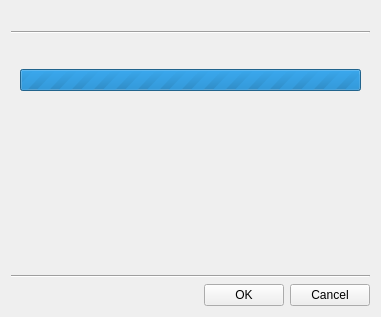
<?xml version="1.0" encoding="UTF-8"?>
<ui version="4.0">
 <class>Progress</class>
 <widget class="QWidget" name="Progress">
  <property name="geometry">
   <rect>
    <x>0</x>
    <y>0</y>
    <width>381</width>
    <height>317</height>
   </rect>
  </property>
  <property name="windowTitle">
   <string>LifeStuff</string>
  </property>
  <layout class="QVBoxLayout" name="verticalLayout_2">
   <item>
    <layout class="QHBoxLayout" name="horizontalLayout_2">
     <item>
      <widget class="QLabel" name="label_2">
       <property name="text">
        <string/>
       </property>
       <property name="pixmap">
        <pixmap resource="../resources/resources.qrc">:/icons/32/ms_icon_blue.png</pixmap>
       </property>
      </widget>
     </item>
     <item>
      <widget class="QLabel" name="title">
       <property name="sizePolicy">
        <sizepolicy hsizetype="Expanding" vsizetype="Preferred">
         <horstretch>0</horstretch>
         <verstretch>0</verstretch>
        </sizepolicy>
       </property>
       <property name="text">
        <string/>
       </property>
       <property name="wordWrap">
        <bool>true</bool>
       </property>
      </widget>
     </item>
    </layout>
   </item>
   <item>
    <widget class="Line" name="line_2">
     <property name="orientation">
      <enum>Qt::Horizontal</enum>
     </property>
    </widget>
   </item>
   <item>
    <widget class="QWidget" name="widget" native="true">
     <layout class="QVBoxLayout" name="verticalLayout">
      <item>
       <widget class="QLabel" name="progress_label">
        <property name="text">
         <string/>
        </property>
        <property name="wordWrap">
         <bool>true</bool>
        </property>
       </widget>
      </item>
      <item>
       <widget class="QProgressBar" name="progress_bar">
        <property name="maximum">
         <number>0</number>
        </property>
        <property name="value">
         <number>-1</number>
        </property>
        <property name="textVisible">
         <bool>false</bool>
        </property>
       </widget>
      </item>
      <item>
       <spacer name="verticalSpacer">
        <property name="orientation">
         <enum>Qt::Vertical</enum>
        </property>
        <property name="sizeHint" stdset="0">
         <size>
          <width>20</width>
          <height>40</height>
         </size>
        </property>
       </spacer>
      </item>
     </layout>
    </widget>
   </item>
   <item>
    <widget class="Line" name="line">
     <property name="orientation">
      <enum>Qt::Horizontal</enum>
     </property>
    </widget>
   </item>
   <item>
    <layout class="QHBoxLayout" name="horizontalLayout">
     <item>
      <spacer name="horizontalSpacer">
       <property name="orientation">
        <enum>Qt::Horizontal</enum>
       </property>
       <property name="sizeHint" stdset="0">
        <size>
         <width>40</width>
         <height>20</height>
        </size>
       </property>
      </spacer>
     </item>
     <item>
      <widget class="QPushButton" name="ok">
       <property name="text">
        <string>OK</string>
       </property>
      </widget>
     </item>
     <item>
      <widget class="QPushButton" name="cancel">
       <property name="text">
        <string>Cancel</string>
       </property>
      </widget>
     </item>
    </layout>
   </item>
  </layout>
 </widget>
 <resources>
  <include location="../resources/resources.qrc"/>
  <include location="../resources/resources.qrc"/>
  <include location="../resources/resources.qrc"/>
  <include location="../resources/resources.qrc"/>
  <include location="../resources/resources.qrc"/>
  <include location="../resources/resources.qrc"/>
  <include location="../resources/resources.qrc"/>
  <include location="../resources/resources.qrc"/>
  <include location="../resources/resources.qrc"/>
  <include location="../resources/resources.qrc"/>
  <include location="../resources/resources.qrc"/>
  <include location="../resources/resources.qrc"/>
  <include location="../resources/resources.qrc"/>
  <include location="../resources/resources.qrc"/>
 </resources>
 <connections/>
</ui>
